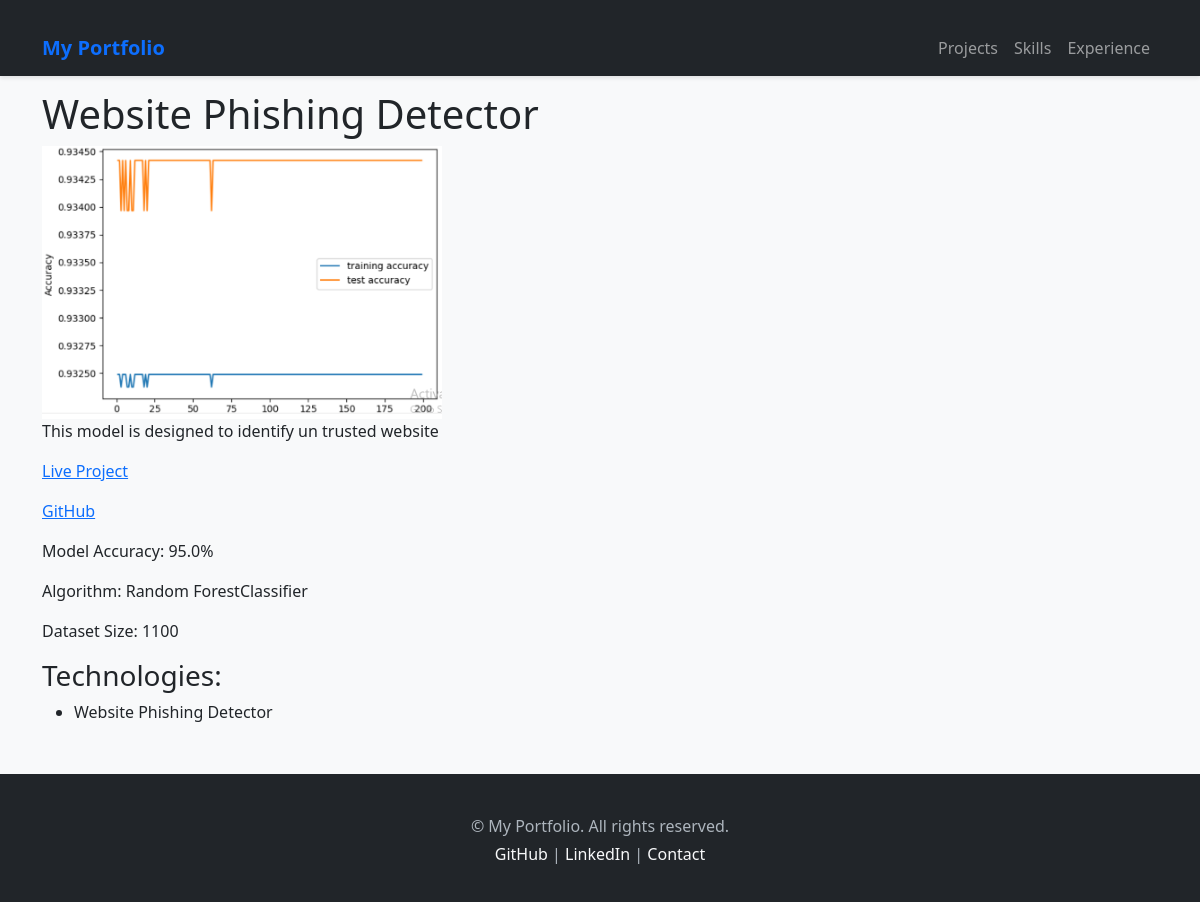
The app's page /projects/website-phishing-detector/ with its own data.
### main/models.py (models this page shows, shortened)
class Project(models.Model):
    PROJECT_TYPES = [
        ('web', 'Web Application'),
        ('mobile', 'Mobile Application'),
        ('ml', 'Machine Learning'),
        ('ai', 'Artificial Intelligence'),
        ('blockchain', 'Blockchain/Crypto'),
        ('data', 'Data Science'),
        ('iot', 'IoT'),
        ('desktop', 'Desktop Application'),
    ]
    title = models.CharField(max_length=50)
    slug = models.SlugField(max_length=50 , unique=True, blank=True)
    description = models.TextField()
    short_description = models.CharField(max_length=200, blank=True, null=True)
    image =  models.ImageField(upload_to='projects/')
    technologies = models.ManyToManyField('Skills',blank=True, help_text="Display separated by commas")
    project_type = models.CharField(max_length=20, choices=PROJECT_TYPES,default='web')
    url = models.URLField(null=True, blank=True, verbose_name="Project URL")
    github_url = models.URLField(null=True,blank=True, verbose_name="Github URL")
    featured = models.BooleanField(default=False)
    order = models.IntegerField(default=0, help_text="Display order (higher numbers shows first)")
    model_accuracy = models.FloatField(null=True, blank=True, verbose_name="Model Accuracy (%)")
    algorithm = models.CharField(max_length=100, blank=True, help_text="ML Algorithm used")
    dataset_size = models.CharField(max_length=50, blank=True, help_text="Dataset size (e.g., 10GB, 1M records)")
    created_at = models.DateTimeField(auto_now_add=True)
    updated_at = models.DateTimeField(auto_now=True)
    class Meta:
        ordering = ['-featured', '-order', '-created_at']

class Skills(models.Model):
    SKILL_LEVELS = [
        (1, 'Beginner'),
        (2, 'Intermediate'),
        (3, 'Advanced'),
        (4, 'Expert'),
     ]
    CATEGORIES = [
        ('backend', 'Backend Development'),
        ('frontend', 'Frontend Development'),
        ('database', 'Database'),
        ('devops', 'DevOps & Tools'),
        ('ml', 'Machine Learning'),
        ('ai', 'Artificial Intelligence'),
        ('data_science', 'Data Science'),
        ('blockchain', 'Blockchain & Crypto'),
        ('cloud', 'Cloud & AI Services'),
        ('soft', 'Soft Skills'),
    ]
    ML_SUBCATEGORIES = [
        ('supervised', 'Supervised Learning'),
        ('unsupervised', 'Unsupervised Learning'),
        ('reinforcement', 'Reinforcement Learning'),
        ('deep_learning', 'Deep Learning'),
        ('nlp', 'Natural Language Processing'),
        ('computer_vision', 'Computer Vision'),
        ('time_series', 'Time Series Analysis'),
    ]
    name = models.CharField(max_length=50)
    level = models.IntegerField(choices=SKILL_LEVELS, default=1)
    category = models.CharField(max_length=20, choices=CATEGORIES,default='backend')
    subcategory = models.CharField(max_length=20, choices=ML_SUBCATEGORIES,blank=True,null=True, help_text="Specialized subcategory")
    icon = models.CharField(max_length=50, blank=True)
    order = models.IntegerField(default=0)
    framework = models.CharField(max_length=50, blank=True, help_text="pytorch,Django, etc")
    library = models.CharField(max_length=50, blank=True,help_text="comma separeted library names")
    created_at = models.DateTimeField(auto_now_add=True)
    updated_at = models.DateTimeField(auto_now=True)
    class Meta:
        ordering = ['category', '-level','order','name']

### main/views.py (the view)
# urls.py: path('projects/<slug:slug>/', views.project_detail, name="project_detail"),
def project_detail(request, slug):
    project = get_object_or_404(Project, slug=slug)
    return render(request, 'project_detail.html', {'project': project})

### templates/project_detail.html
{% extends "base.html" %}
{% block content %}
<h1>{{ project.title }}</h1>
<img src="{{ project.image.url }}" alt="{{ project.title }}" width="400">
<p>{{ project.description }}</p>
{% if project.url %}
<p><a href="{{ project.url }}">Live Project</a></p>
{% endif %}
{% if project.github_url %}
<p><a href="{{ project.github_url }}">GitHub</a></p>
{% endif %}
{% if project.model_accuracy %}
<p>Model Accuracy: {{ project.model_accuracy }}%</p>
{% endif %}
{% if project.algorithm %}
<p>Algorithm: {{ project.algorithm }}</p>
{% endif %}
{% if project.dataset_size %}
<p>Dataset Size: {{ project.dataset_size }}</p>
{% endif %}
<h3>Technologies:</h3>
<ul>
  {% for tech in project.technologies.all %}
    <li>{{ tech.name }}</li>
  {% empty %}
    <li>No technologies listed.</li>
  {% endfor %}
</ul>
{% endblock %}

### templates/base.html (style rules this page uses)
body { font-family: "Segoe UI", Tahoma, Geneva, Verdana, sans-serif; background-color: #f8f9fa; padding-top: 70px; }

### records on screen
Project: title "Website Phishing Detector", image (picture), description "This model is designed to identify un trusted website", model_accuracy "95.0", algorithm "Random ForestClassifier", dataset_size "1100"
Skills: name "Website Phishing Detector"
